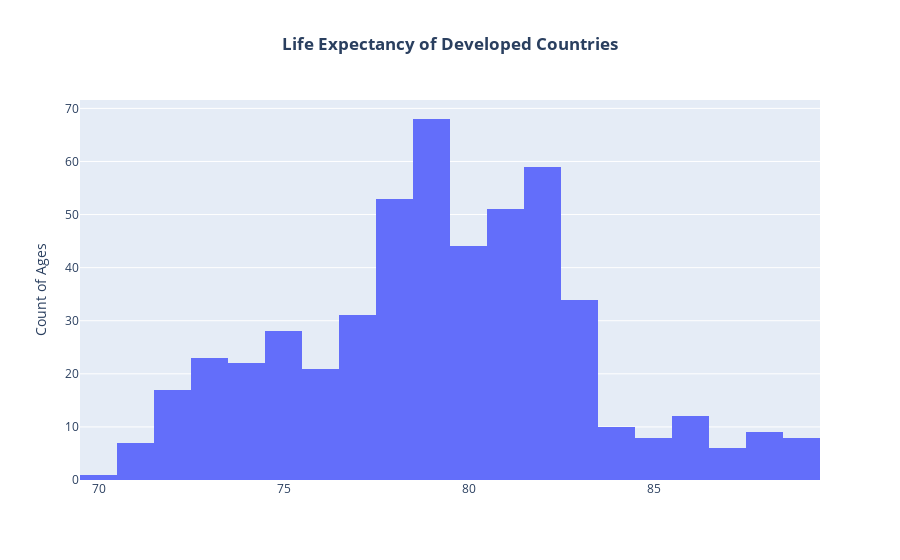

Notebook source saved alongside this figure:
### Markdown cell above
Developed

### Code cell
# Filter DataFrame for 'Developing' status
developing_df = df[df['Status'] == 'Developed']

# Create a histogram 
fig = px.histogram(developing_df, x='Life expectancy ', title="Life Expectancy of Developing Nations")
fig.update_layout(
    xaxis_title='',
    yaxis_title='Count of Ages',
    title_text='<b>Life Expectancy of Developed Countries</b>',
    title_x=0.5,  # Center title
)
fig.show()

### Figure 1 — Plotly figure (JSON) as saved in the notebook; plotly's stock layout.template omitted (floating-point values rounded to 4 significant figures; data arrays with more than 128 entries replaced by an {"elided": "..."} marker saying what was removed)
{"data": [{"alignmentgroup": "True", "bingroup": "x", "hovertemplate": "Life expectancy =%{x}<br>count=%{y}<extra></extra>", "legendgroup": "", "marker": {"color": "#636efa", "pattern": {"shape": ""}}, "name": "", "offsetgroup": "", "orientation": "v", "showlegend": false, "type": "histogram", "x": {"elided": "512 float values"}, "xaxis": "x", "yaxis": "y"}], "layout": {"barmode": "relative", "legend": {"tracegroupgap": 0}, "title": {"text": "<b>Life Expectancy of Developed Countries</b>", "x": 0.5}, "xaxis": {"anchor": "y", "domain": [0, 1], "title": {"text": ""}}, "yaxis": {"anchor": "x", "domain": [0, 1], "title": {"text": "Count of Ages"}}}}
